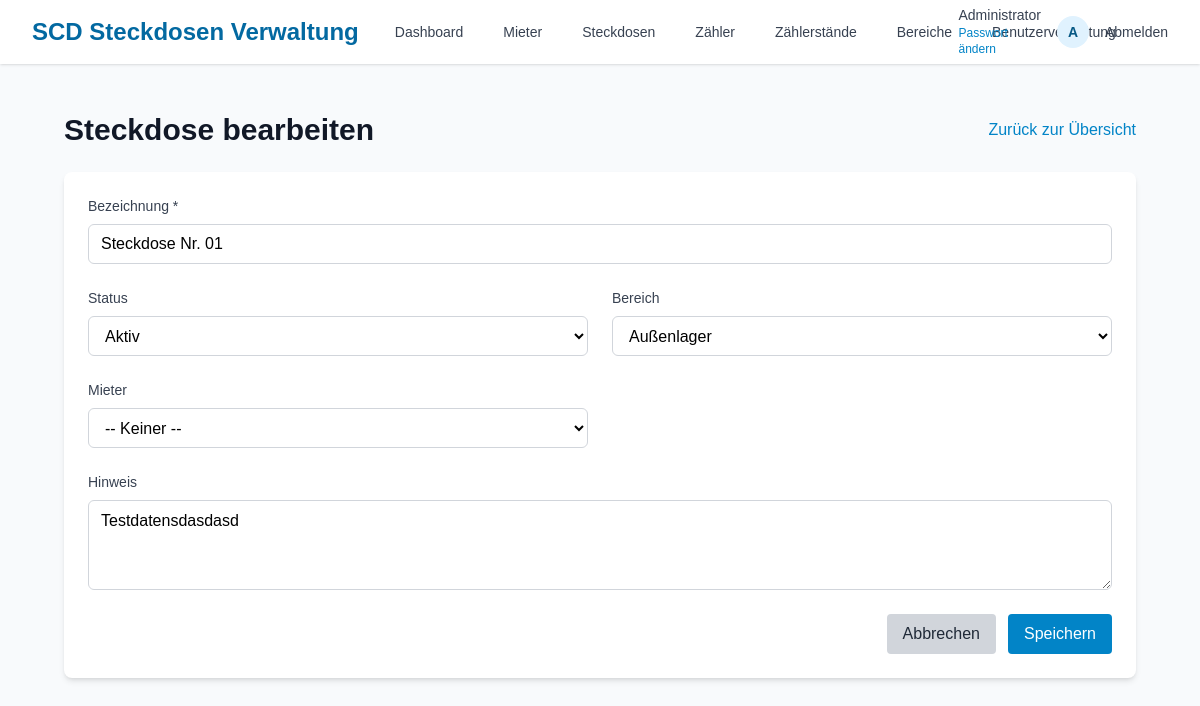
The page /steckdosen_form.php?id=1 (signed in) on the database its author committed.
### tables this page shows
CREATE TABLE `steckdosen` (
  `id` int(11) NOT NULL,
  `bezeichnung` varchar(100) NOT NULL,
  `status` enum('aktiv','inaktiv','defekt') NOT NULL DEFAULT 'aktiv',
  `bereich_id` int(11) DEFAULT NULL,
  `mieter_id` int(11) DEFAULT NULL,
  `letzte_ablesung` datetime DEFAULT NULL,
  `hinweis` text DEFAULT NULL,
  `erstellt_am` timestamp NULL DEFAULT current_timestamp(),
  `aktualisiert_am` timestamp NULL DEFAULT current_timestamp() ON UPDATE current_timestamp()
);

CREATE TABLE `bereiche` (
  `id` int(11) NOT NULL,
  `name` varchar(100) NOT NULL,
  `beschreibung` text DEFAULT NULL,
  `aktiv` tinyint(1) DEFAULT 1,
  `erstellt_am` timestamp NULL DEFAULT current_timestamp(),
  `aktualisiert_am` timestamp NULL DEFAULT current_timestamp() ON UPDATE current_timestamp()
);

### includes/db.php (called while the page is built, shortened)
<?php
class Database {
    private $connection;
    private function connect() {
        try {
            $this->connection = new mysqli(DB_SERVER, DB_USERNAME, DB_PASSWORD, DB_NAME, DB_PORT);
            $this->connection->set_charset("utf8mb4");
        } catch (Exception $e) {
            die("Datenbankfehler: " . $e->getMessage());
        }
    }
    public function query($sql, $params = []) {
        try {
            $stmt = $this->connection->prepare($sql);
            if (!empty($params)) {
                $types = '';
                $values = [];
                foreach ($params as $param) {
                    if (is_int($param)) {
                        $types .= 'i';
                    } elseif (is_double($param)) {
                        $types .= 'd';
                    } elseif (is_string($param)) {
                        $types .= 's';
                    } else {
                        $types .= 'b';
                    }
                    $values[] = $param;
                }
                $stmt->bind_param($types, ...$values);
            }
            $success = $stmt->execute();
            $this->last_stmt = $stmt;
            if (stripos($sql, 'SELECT') === 0) {
                $result = $stmt->get_result();
                return $result;
            } else {
                $stmt->close();
                return true;
            }
        } catch (Exception $e) {
            throw $e;
        }
    }
    public function fetchAll($sql, $params = []) {
        $result = $this->query($sql, $params);
        $data = [];
        while ($row = $result->fetch_assoc()) {
            $data[] = $row;
        }
        return $data;
    }
    public function fetchOne($sql, $params = []) {
        try {
            $result = $this->query($sql, $params);
            $row = $result->fetch_assoc();
            return $row !== false ? $row : null;
        } catch (Throwable $e) {
            return null;
        }
    }
}
$db = new Database();
?>

### steckdosen_form.php (the view, shortened to what this page needs)
<?php
require_once 'includes/auth.php';
require_once 'includes/db.php';
$steckdose = [
    'id' => '',
    'bezeichnung' => '',
    'status' => 'aktiv',
    'bereich_id' => '',
    'mieter_id' => '',
    'hinweis' => ''
];
$bereiche = $db->fetchAll("SELECT id, name FROM bereiche ORDER BY name");
if (isset($_GET['id']) && is_numeric($_GET['id'])) {
    $id = $_GET['id'];
    $result = $db->fetchOne("SELECT * FROM steckdosen WHERE id = ?", [$id]);
    if ($result) {
        $steckdose = $result;
    } else {
        $error = "Steckdose nicht gefunden.";
    }
}
require_once 'includes/header.php';
?>
<div class="py-6">
    <div class="mx-auto max-w-full px-4 sm:px-6 lg:px-8">
        <div class="flex justify-between items-center mb-6">
            <h1 class="text-3xl font-bold text-gray-900">
                <?= empty($steckdose['id']) ? 'Neue Steckdose anlegen' : 'Steckdose bearbeiten' ?>
            </h1>
            <a href="steckdosen.php" class="text-marina-600 hover:text-marina-700">
                Zurück zur Übersicht
            </a>
        </div>
        <div class="bg-white shadow-md rounded-lg overflow-hidden p-6">
            <form action="steckdosen_form.php" method="POST">
                <div class="grid grid-cols-1 gap-6 sm:grid-cols-2">
                    <div class="sm:col-span-2 space-y-2">
                        <label for="bezeichnung" class="block text-sm font-medium text-gray-700">Bezeichnung *</label>
                        <input
                            type="text"
                            id="bezeichnung"
                            name="bezeichnung"
                            value="<?= htmlspecialchars($steckdose['bezeichnung']) ?>"
                            required
                            class="flex h-10 w-full rounded-md border border-gray-300 bg-white px-3 py-2 text-base focus:outline-none focus:ring-2 focus:ring-marina-500 focus:border-marina-500"
                        >
                    </div>
                    <div class="space-y-2">
                        <label for="status" class="block text-sm font-medium text-gray-700">Status</label>
                        <select
                            id="status"
                            name="status"
                            class="flex h-10 w-full rounded-md border border-gray-300 bg-white px-3 py-2 text-base focus:outline-none focus:ring-2 focus:ring-marina-500 focus:border-marina-500"
                        >
                            <option value="aktiv" <?= $steckdose['status'] === 'aktiv' ? 'selected' : '' ?>>Aktiv</option>
                        </select>
                    </div>
                    <div class="space-y-2">
                        <label for="bereich_id" class="block text-sm font-medium text-gray-700">Bereich</label>
                        <select
                            id="bereich_id"
                            name="bereich_id"
                            class="flex h-10 w-full rounded-md border border-gray-300 bg-white px-3 py-2 text-base focus:outline-none focus:ring-2 focus:ring-marina-500 focus:border-marina-500"
                        >
                            <?php foreach ($bereiche as $bereich): ?>
                                <option value="<?= htmlspecialchars($bereich['id']) ?>" <?= $steckdose['bereich_id'] == $bereich['id'] ? 'selected' : '' ?>>
                                    <?= htmlspecialchars($bereich['name']) ?>
                                </option>
                            <?php endforeach; ?>
                        </select>
                    </div>
                    <div class="space-y-2">
                        <label for="mieter_id" class="block text-sm font-medium text-gray-700">Mieter</label>
                        <select
                            id="mieter_id"
                            name="mieter_id"
                            class="flex h-10 w-full rounded-md border border-gray-300 bg-white px-3 py-2 text-base focus:outline-none focus:ring-2 focus:ring-marina-500 focus:border-marina-500"
                        >
                            <option value="">-- Keiner --</option>
                        </select>
                    </div>
                    <div class="sm:col-span-2 space-y-2">
                        <label for="hinweis" class="block text-sm font-medium text-gray-700">Hinweis</label>
                        <textarea
                            id="hinweis"
                            name="hinweis"
                            rows="3"
                            class="flex w-full rounded-md border border-gray-300 bg-white px-3 py-2 text-base focus:outline-none focus:ring-2 focus:ring-marina-500 focus:border-marina-500"
                        ><?= htmlspecialchars($steckdose['hinweis']) ?></textarea>
                    </div>
                </div>
                <div class="mt-6 flex justify-end space-x-3">
                    <a href="steckdosen.php" class="px-4 py-2 bg-gray-300 text-gray-800 rounded hover:bg-gray-400">
                        Abbrechen
                    </a>
                    <button type="submit" class="px-4 py-2 bg-marina-600 text-white rounded hover:bg-marina-700">
                        Speichern
                    </button>
                </div>
            </form>
        </div>
    </div>
</div>
<?php
require_once 'includes/footer.php';
?>

### includes/header.php (style rules this page uses)
body { font-family: 'Arial', sans-serif; background-color: #f8fafc; }

### rows shown on the page
steckdosen: bezeichnung "Steckdose Nr. 01", status "Aktiv", bereich_id "Außenlager", hinweis "Testdatensdasdasd"

### other values the page prints
$current_user['name'] "Administrator"
substr(htmlspecialchars($current_user['name']), 0, 1) "A"
